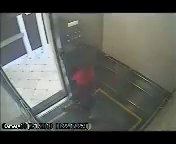
#> input picture frame 4 of Herramientas/output.mp4, 176 x 144 px
$ python imageMatrizTex.py
#> lines starting #> are read from the running program, lines starting #| are printed output that depends on the picture; after the words box and inside, x2 and y2 are one past the last pixel; in counts of white or black regions, pixels touching at a corner belong together
import cv2
import numpy as np
import os

window = "Lucas-Kanade Optical Flow"
video_path = "ParteCuatro/LK/ascensor/output.mp4"
output_video_path = "videos/LK.mp4"
promedios_file = "promedio_final_por_celdaLK.txt"
output_folder = "matrices_iteracion"

# Crear la carpeta para almacenar los archivos de matriz por iteración si no existe
if not os.path.exists(output_folder):
    os.makedirs(output_folder)

capture = cv2.VideoCapture(video_path)

# Obtener la duración total del video original
fps = capture.get(cv2.CAP_PROP_FPS)
total_frames = int(capture.get(cv2.CAP_PROP_FRAME_COUNT))

# Obtener el tamaño del video de entrada
width = int(capture.get(cv2.CAP_PROP_FRAME_WIDTH))
height = int(capture.get(cv2.CAP_PROP_FRAME_HEIGHT))

# Calcular el tamaño de cada cuadro en la matriz 20x20
cell_width = width // 20
cell_height = height // 20

# Crear un objeto VideoWriter para el video resultante
fourcc = cv2.VideoWriter_fourcc(*'mp4v') if cv2.VideoWriter_fourcc(*'mp4v') != -1 else cv2.VideoWriter_fourcc(*'avc1')
output_video = cv2.VideoWriter(output_video_path, fourcc, fps, (width, height))

# Parámetros para el algoritmo de Lucas-Kanade
lk_params = dict(winSize=(50, 50), maxLevel=4, criteria=(cv2.TERM_CRITERIA_EPS | cv2.TERM_CRITERIA_COUNT, 10, 0.001))

# Inicializar la lista de promedios
promedios = []

# Leer los promedios de las magnitudes por celda desde el archivo
with open(promedios_file, 'r') as file:
#> (reads promedio_final_por_celdaLK.txt from the repository)
    for line in file:
        if line.startswith("Promedio final de celda"):
            promedio = float(line.split(":")[-1])
            promedios.append(promedio + 2.5)

# Inicializar algunas variables
old_gray = None
p0 = None
blue_vectors_count = 0  # Contador de vectores azules pintados
iteration_count = 0  # Contador de iteraciones

while True:
    # Capturar el cuadro actual del video
    ret, frame = capture.read()
#> frame is the input picture: shape (144, 176, 3); mean B, G, R 91.2, 97, 94.6

    # Coordenadas de los puntos de inicio de los vectores azules
    blue_start_points = []

    # Si no hay datos, salir del bucle
    if not ret:
        break

    # Convertir a escala de grises
    gray = cv2.cvtColor(frame, cv2.COLOR_BGR2GRAY)
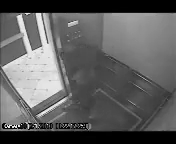
#> gray: shape (144, 176); min 0, max 244, mean 95.6

    # Si es el primer cuadro o después de cierto tiempo, detectar esquinas nuevamente
    if old_gray is None or cv2.getTickCount() % 50 == 0:
        p0 = cv2.goodFeaturesToTrack(gray, mask=None, maxCorners=200, qualityLevel=0.0008, minDistance=10, blockSize=5, k=0.004)
#> p0 = 80 rows, first 8: [10, 127], [41, 14], [28, 124], [20, 15], [33, 48], [3, 67], [84, 124], [70, 126]
        old_gray = gray.copy()

    else:
        # Calcular el flujo óptico con el algoritmo de Lucas-Kanade
        p1, st, err = cv2.calcOpticalFlowPyrLK(old_gray, gray, p0, None, **lk_params)

        # Verificar que el cálculo del flujo óptico fue exitoso
        if p1 is not None:
            # Seleccionar puntos buenos
            good_new = p1[st == 1]
            good_old = p0[st == 1]

            # Dibujar los vectores de movimiento y detectar celdas con magnitud mayor al promedio
            for i, (new, old) in enumerate(zip(good_new, good_old)):
                a, b = new.ravel()
                c, d = old.ravel()
                vector = (a - c, b - d)

                # Obtener el índice de la celda actual
                cell_x = int(c // cell_width)
                cell_y = int(d // cell_height)

                # Obtener el promedio de magnitud de la celda actual
                promedio_celda = promedios[cell_y * 20 + cell_x]

                # Filtrar vectores con magnitud significativa
                magnitude = np.sqrt(vector[0] ** 2 + vector[1] ** 2)
                if 3 <= cell_x < 15 and 5 <= cell_y < 13:
                    if magnitude > 0.5:  # Mantenemos el umbral en 0.5
                        if magnitude > promedio_celda: # Comparar con el promedio de la celda
                            color = (255, 0, 0)  # Pintar de rojo si la magnitud es mayor al promedio
                            blue_vectors_count += 1  # Incrementar el contador de vectores azules
                        else:
                            color = (0, 255, 0)  # Pintar de verde si la magnitud es menor o igual al promedio
                        cv2.arrowedLine(frame, (int(c), int(d)), (int(c + 5 * vector[0]), int(d + 5 * vector[1])), color, 2)

                        # Registrar los puntos de inicio de los vectores azules
                        if color == (255, 0, 0):
                            blue_start_points.append((int(c), int(d)))
                    else:
                        # Remover los puntos de inicio de los vectores que ya no están presentes
                        blue_start_points = [(x, y) for x, y in blue_start_points if any((abs(x - px) > 5 or abs(y - py) > 5) for px, py in good_new)]

            # Pintar la celda donde comienza un vector azul de color rojo
            for x, y in blue_start_points:
                cell_x = x // cell_width
                cell_y = y // cell_height
                if 3 <= cell_x < 15 and 5 <= cell_y < 13:
                    cv2.rectangle(frame, (cell_x * cell_width, cell_y * cell_height), ((cell_x + 1) * cell_width, (cell_y + 1) * cell_height), (0, 0, 255), -1)

            # Actualizar los puntos anteriores
            p0 = good_new.reshape(-1, 1, 2)
            old_gray = gray.copy()

    # Dibujar la cuadrícula en cada celda
    for i in range(0, width, cell_width):
        cv2.line(frame, (i, 0), (i, height), (0, 255, 255), 1)
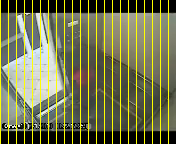
#> frame: shape (144, 176, 3); 12.5% of pixels changed, all inside (x1, y1, x2, y2) = (0, 0, 169, 144)
    for j in range(0, height, cell_height):
        cv2.line(frame, (0, j), (width, j), (0, 255, 255), 1)
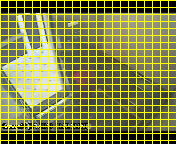
#> frame: shape (144, 176, 3); 12.76% of pixels changed, all inside (x1, y1, x2, y2) = (1, 0, 176, 141)

    # Escribir el cuadro en el video de salida
    output_video.write(frame)

    # Guardar la matriz del video en un archivo de texto por iteración
    matrix = np.zeros((20, 20), dtype=int)
    for x, y in blue_start_points:
        cell_x = x // cell_width
        cell_y = y // cell_height
        if 3 <= cell_x < 15 and 5 <= cell_y < 13:
            matrix[cell_y, cell_x] = 1
    iteration_filename = os.path.join(output_folder, f"iteracion_{iteration_count}.txt")
    np.savetxt(iteration_filename, matrix, fmt='%d')

    # Mostrar la imagen con la cuadrícula
    cv2.imshow(window, frame)

    # Imprimir el número de iteración y el número de vectores azules pintados en esta iteración
    print("Iteración:", iteration_count, "- Número de vectores azules pintados:", blue_vectors_count)

    # Reiniciar el contador de vectores azules para la próxima iteración
    blue_vectors_count = 0

    # Incrementar el contador de iteraciones
    iteration_count += 1

    # Esperar el tiempo necesario para mantener la velocidad del video original
    key = cv2.waitKey(int(1000 / fps)) & 0xFF
#> (key Esc is pressed here)

    # Si la tecla es ESC, salir
    if key == 27:
        break

# Liberar los recursos y cerrar la ventana
capture.release()
output_video.release()
cv2.destroyAllWindows()
